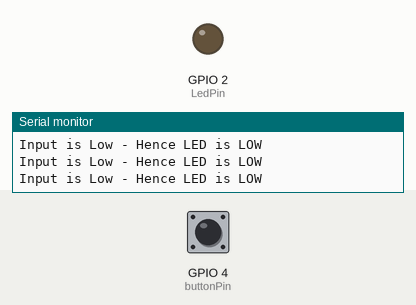
Recording of a sketch running on a simulated ESP32. Shown: output pins drawn as LEDs (lit = HIGH), the last lines printed to the serial monitor. Inputs (shaded band) come from the test bench; at power-on: GPIO 4 (buttonPin) LOW.

Above: at 2.8 s.
2.9 s: GPIO 4 (buttonPin) pulled HIGH for 1.2 s
At 3.9 s:
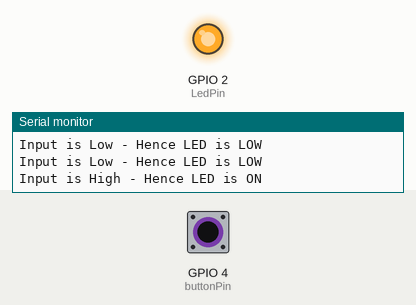
6.5 s: GPIO 4 (buttonPin) pulled HIGH for 3.2 s
At 10.5 s:
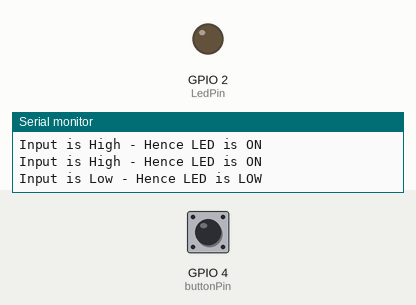
Timing chart, 0 to 12.0 s (numbered marks = the images above; inputs shaded):
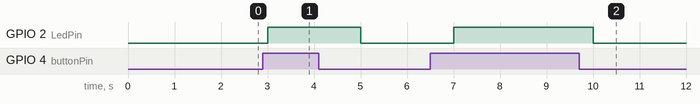

The sketch:

esp32-push-button-led.ino
```cpp
/*
This Arduino ESP32 project, reads a push button's state on pin 4 and toggles an LED on pin 2 accordingly,
showcasing basic input and output control.
The program illuminates the LED for one second when the button is pressed and turns it off otherwise.
*/

const int LedPin = 2;
const int buttonPin = 4;

void setup() {
  Serial.begin(9600);
  pinMode(LedPin, OUTPUT);
  pinMode(buttonPin, INPUT);
  Serial.println("Hello World");
}

void loop() {
  if (digitalRead(buttonPin) == HIGH) {
    digitalWrite(LedPin, HIGH);
    Serial.println("Input is High - Hence LED is ON");
    delay(1000);
  } else {
    digitalWrite(LedPin, LOW);
    Serial.println("Input is Low - Hence LED is LOW");
    delay(1000);
  }
}
```

Measured:
- after the input at 2.9 s, GPIO 2 (LedPin): LOW → HIGH after 0.10 s, → LOW 2.0 s later
- after the input at 6.5 s, GPIO 2 (LedPin): LOW → HIGH after 0.50 s, → LOW 3.0 s later
